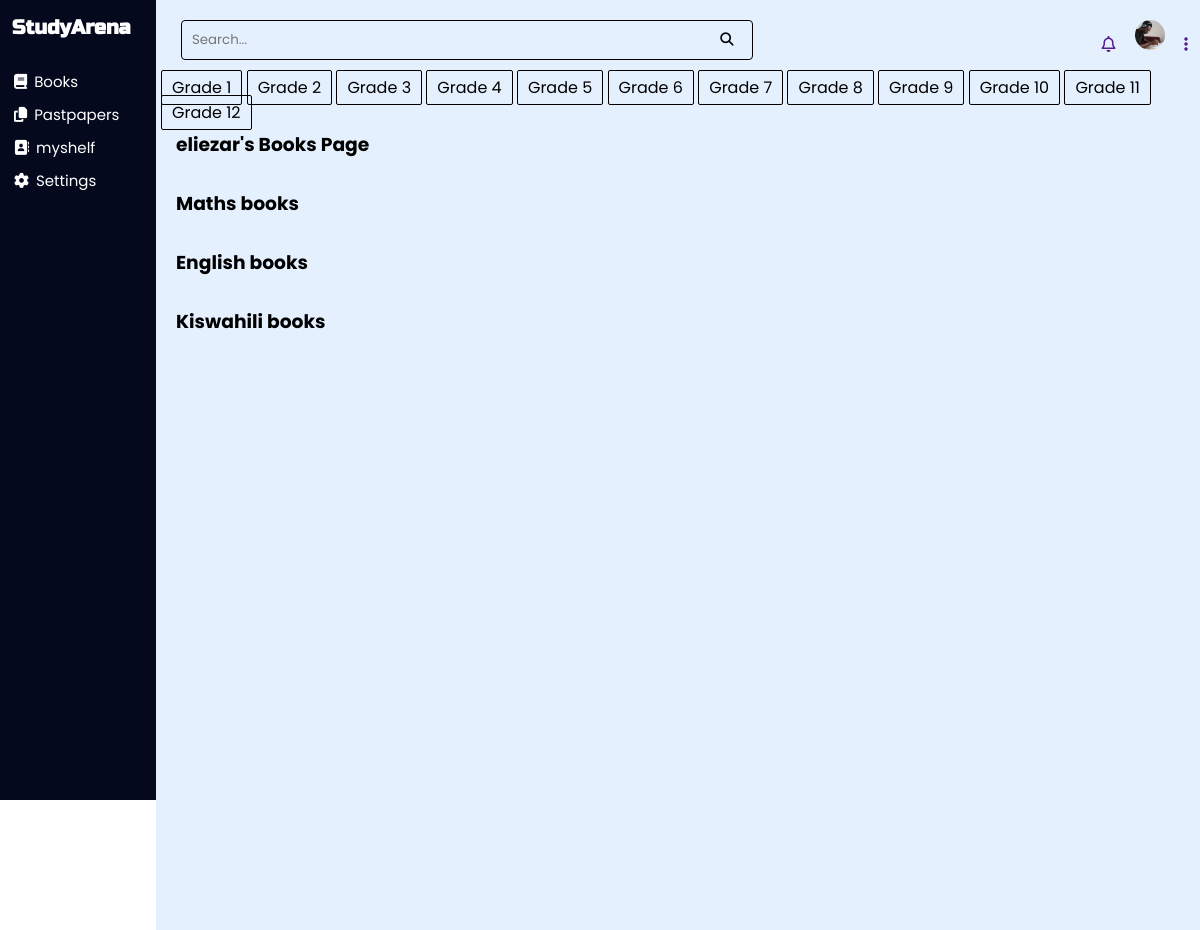
The page /profile/1/Ppaperhome/ (signed in) on the database its author committed.
### userauths/models.py (models this page shows, shortened)
class Profile(models.Model):
    name = models.CharField(max_length=50)
    user = models.ForeignKey(settings.AUTH_USER_MODEL, on_delete=models.CASCADE, related_name='user_profiles')
    bio = models.TextField(max_length=500, blank=True)
    birth_date = models.DateField(null=True, blank=True, default=timezone.now)
    profile_picture = models.ImageField(upload_to='profile_pictures/', null=True, blank=True)
    school = models.CharField(max_length=50)
    grade = models.CharField(max_length=50, choices=GRADE_CHOICES)

### library/views.py (the view)
# urls.py: path('profile/<int:profile_id>/Ppaperhome/', views.Ppapers_home, name='Ppapers-home'),
@login_required
def Ppapers_home(request, profile_id):
    profile = get_object_or_404(Profile, id=profile_id, user=request.user)
    grades = GRADE_CHOICES
    ppapers = PastPapaer.objects.all().order_by("-id")
    context = {
        'profile': profile,
        'grades' : grades,
        'ppapers': ppapers,
    }
    return render(request, 'library/Ppapers.html', context)

### library/templates/library/Ppapers.html (shortened to what this page needs)
{% load static %}
<!DOCTYPE html>
<html lang="en">
<head>
<link rel="stylesheet" href="{% static 'assets/settings-styles.css' %}">
</head>
<body>
    <div class="side-contaider">
        <h1>StudyArena</h1>
        <a href="{% url 'library:profile-home' profile_id=profile.id %}"><i class="fa-solid fa-book"></i> Books</a>
        <a href="{% url 'library:Ppapers-home' profile_id=profile.id %}"><i class="fa-solid fa-copy"></i></i>Pastpapers</a>
        <a href="{% url 'library:myshelf' profile_id=profile.id %}"><i class="fa-solid fa-address-book"></i>myshelf</a>
        <a href="{% url 'settings:account_display' user_id=user.id profile_id=profile.id %}"><i class="fa-solid fa-gear"></i></i>Settings</a>
    </div>
    <div class="main-container">
        <nav id="home-page">
            <form class="search-box" method="GET" action="{% url 'library:search'  profile_id=profile.id %}">
                <input type="text" name="q" id="search-input" placeholder="Search...">
                <button type="submit"><i class="fa-solid fa-magnifying-glass"></i></button>
            </form>
            <div class="right-nav">
                <a href=""><i class="fa-regular fa-bell"></i></a>
                <a href="javascript:void(0)" class="user-icon" onclick="toggleMenu()"><img src="{{ profile.profile_picture.url }}" alt="Profile 1"></a>
                <a href=""><i class="fa-solid fa-ellipsis-vertical"></i></a>
            </div>
        </nav>
        <div id="home-page" class="nav-2">
            {% for grade in grades %}
            <a href="{% url 'library:books_by_grade'  grade=grade.0 profile_id=profile.id %}" class="grade-button" id="grade">{{ grade.1 }}</a>
            {% endfor %}
        </div>
    <div class="main-container-homepage">
        <h3>{{ profile.name }}'s Books Page</h3>
        <div class="bookcover-display-card">
            <div class="book-horizontal">
            </div>
        </div>
        <h3>Maths books</h3>
        <div class="bookcover-display-card">
            <div class="book-horizontal">
            </div>
        </div>
        <h3>English books</h3>
        <div class="bookcover-display-card">
            <div class="book-horizontal">
            </div>
        </div>
        <h3>Kiswahili books</h3>
        <div class="bookcover-display-card">
            <div class="book-horizontal">
            </div>
        </div>
    </div>
</body>
</html>

### static/assets/settings-styles.css (style rules this page uses)
* { margin: 0; padding:0; font-family: 'poppins', sansefir; box-sizing: border-box; }
.side-contaider { height: 100vh; width: 13%; background-color:#04091e; position: fixed; top: 0; z-index: 10; padding-top: 10px; padding-left: 5px; padding-right: 5px; }
.side-contaider h1 { font-size: 20px; color: white; font-family: 'Russo One', 'poppins', sans-serif; padding-top: 5px; padding-bottom: 25px; padding-left: 7px; }
.side-contaider a { display: flex; align-items: center; flex: 1; width: 95%; padding: 5px 2px; font-size: 15px; color: white; border-radius: 3px; transition: background-color 0.5s; }
a { text-decoration: none; }
.side-contaider a i { padding-left: 7px; padding-right: 7px; }
.user-icon img { width: 30px; height: 30px; border-radius: 50%; object-fit: cover; object-position: center; }
.main-container { height: 100vh; padding-left: 13%; top: 0; }
.main-container nav { position: sticky; top: 0; z-index: 10; display: flex; justify-content: space-between; padding-top: 20px; padding-bottom: 5px; padding-left: 5px; padding-right: 5px; box-shadow: 0 0 1px rgba(0, 0, 0, 0.2); background: white; }
.main-container .right-nav { padding-right: 7px; }
.main-container .right-nav a { padding-left: 15px; text-decoration: none; }
.main-container .nav-2 { position: sticky; top: 53px; z-index: 10; padding-top: 10px; padding-bottom: 5px; padding-left: 5px; padding-right: 5px; box-shadow: 0 0 0.5px rgba(0, 0, 0, 0.2); background: white; }
.main-container .nav-2 a { padding-left: 20px; color: black; }
.main-container-homepage { background: #E5F0FF; height: auto; min-height: 100vh; }
.main-container-homepage h3 { padding-left: 20px; }
.bookcover-display-card { background: #E5F0FF; height: auto; padding: 5px; padding: 10px 20px; flex-wrap: nowrap; overflow-x: auto; gap: 20px; }
.book-horizontal { display: flex; flex-wrap: nowrap; overflow-x: auto; gap: 20px; padding-top: 10px; }
.search-box { margin-left: 20px; width: auto; border: 0.3px solid black; height: 40px; border-radius: 4px; display: flex; align-items: center; }
.search-box input { margin-left: 10px; margin-right: 10px; width: 500px; height: 30px; border: 0; outline: 0; background: transparent; }
.search-box input ::placeholder { font-size: 40px; color: black; }
.search-box i { width: 30px; }
.search-box button { background: transparent; padding-left: 10px; padding-right: 10px; border: 0; }
.nav-2 #grade { border: 0.1px solid black; padding-right: 10px; padding-left: 10px; padding-top: 5px; padding-bottom: 5px; border-radius: 2px; transition: transform 0.9s ease; }
#home-page { background: #E5F0FF; }

### rows shown on the page
Profile: profile_picture (picture), name "eliezar"

### other values the page prints
{{ grade.1 }} "Grade 1" "Grade 2" "Grade 3" "Grade 4" "Grade 5" "Grade 6" "Grade 7" "Grade 8" "Grade 9" "Grade 10" "Grade 11" "Grade 12"
